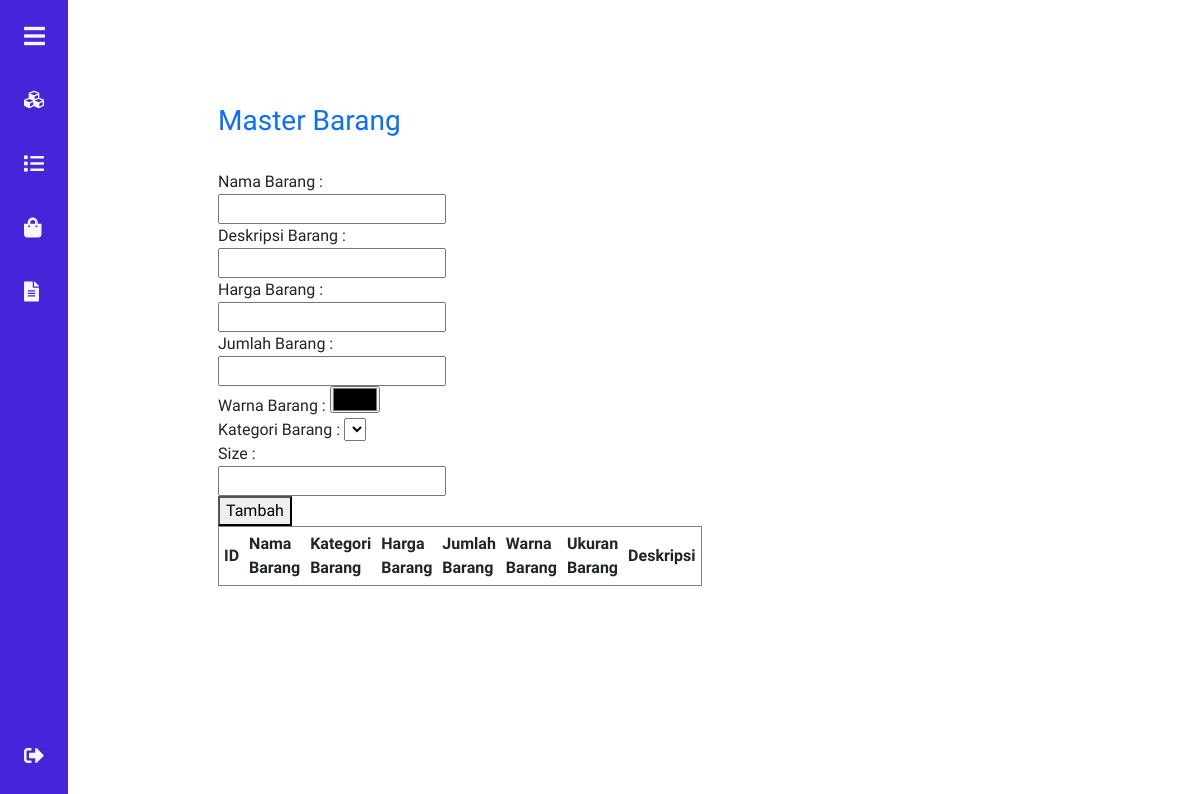
Page /admin/barang.php on the earlier database version.
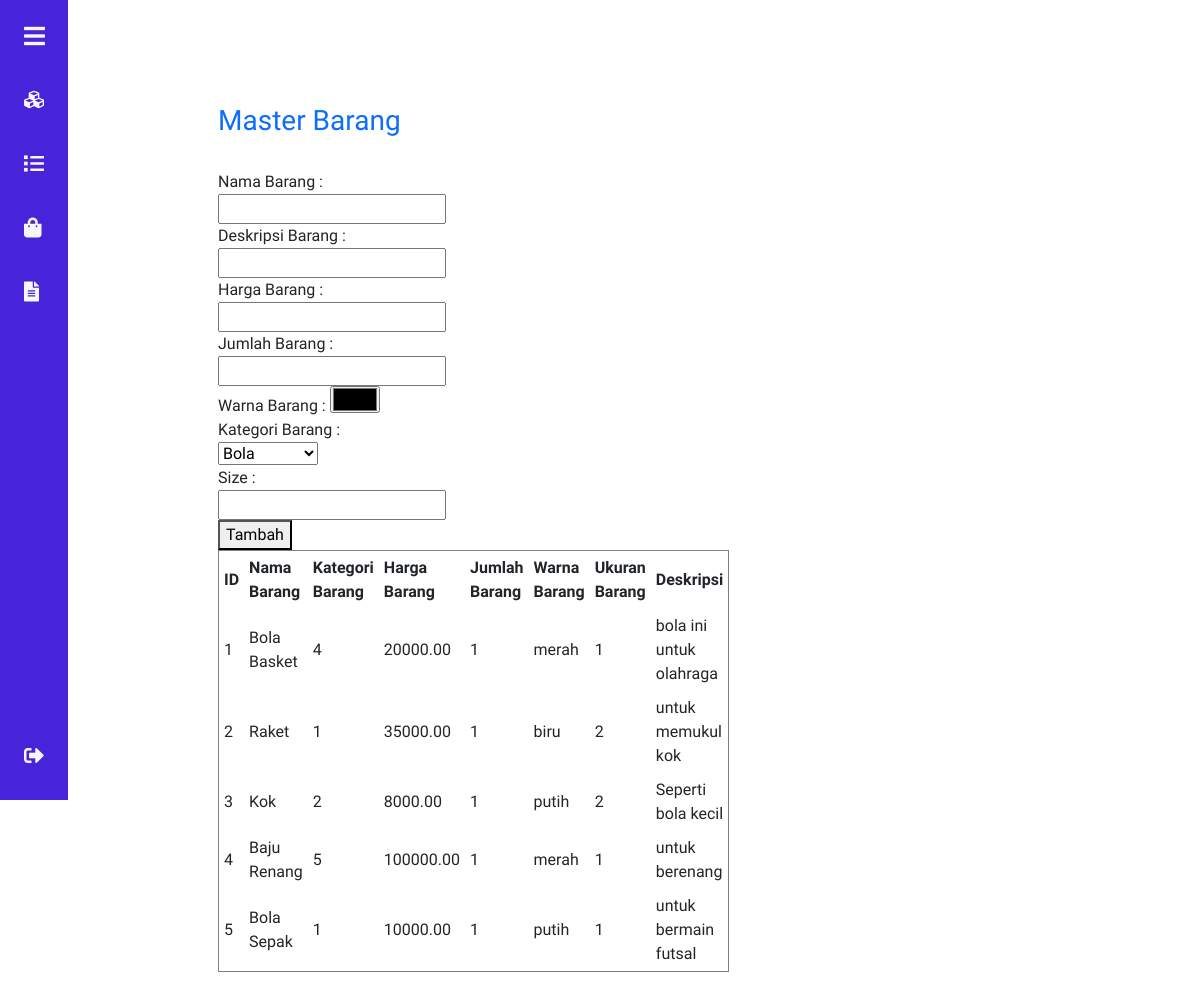
Same page on the later database version.
### tables this page shows
CREATE TABLE `products` (
  `id` int(11) NOT NULL,
  `kategori` int(11) NOT NULL,
  `name` varchar(50) NOT NULL,
  `description` longtext NOT NULL,
  `harga` decimal(19,2) NOT NULL,
  `qty` int(11) NOT NULL,
  `warna` varchar(50) DEFAULT NULL,
  `size` varchar(50) DEFAULT NULL,
  `dihentikan` tinyint(1) NOT NULL,
  `minimumorder` int(11) NOT NULL
);

### admin/barang.php (the view, shortened to what this page needs)
<?php
     require_once '../connection.php';
     $query = "SELECT nama_kategori FROM kategori";
     $kategori = mysqli_query($conn,$query)->fetch_all(MYSQLI_ASSOC);
     $query1 = "SELECT * FROM products";
     $barang = mysqli_query($conn,$query1);
?>
<!DOCTYPE html>
<html lang="en">
<head>
    <link href="https://cdn.jsdelivr.net/npm/bootstrap@5.1.3/dist/css/bootstrap.min.css" rel="stylesheet">
    <link rel="stylesheet" href="https://use.fontawesome.com/releases/v5.15.4/css/all.css">
</head>
<body>
    <div class="px-5 py-4" style="margin-left: 70px;">
        <div class="row mt-3 pb-3">
          <div class="col-8">
            <h3 class="mb-3 text-primary">Master Barang</h3>
          </div>
        </div>
        <div class="row row-cols-lg-4 row-cols-md-3 row-cols-sm-2 row-cols-1 gx-5 gy-3">
          <div class="col">
            <form action="#" method="get">
                Nama Barang : <input type="text" name="txtnamabarang" id=""><br>
                Deskripsi Barang : <input type="text" name="txtdeskripsi" id=""><br>
                Harga Barang : <input type="number" name="txtharga" id=""><br>
                Jumlah Barang : <input type="number" name="txtqty" id=""><br>
                Warna Barang : <input type="color" name="txtwarna" id=""><br>
                Kategori Barang :
                <select name="cbkategori" id="">
                    <?php foreach($kategori as $kat) : ?>
                        <option value=""><?= $kat["nama_kategori"]; ?></option>
                    <?php endforeach; ?>
                </select><br>
                Size : <input type="number" name="txtsize" id=""><br>
                <button type="submit" name="btntambah">Tambah</button>
            </form>
             <table border="1" cellspacing="0" cellpadding="5">
                 <tr>
                     <th>ID</th>
                     <th>Nama Barang</th>
                     <th>Kategori Barang</th>
                     <th>Harga Barang</th>
                     <th>Jumlah Barang</th>
                     <th>Warna Barang</th>
                     <th>Ukuran Barang</th>
                     <th>Deskripsi</th>
                 </tr>
                 <?php foreach($barang as $tampil) : ?>
                    <tr>
                        <td><?= $tampil["id"];?></td>
                        <td><?= $tampil["name"];?></td>
                        <td><?= $tampil["kategori"];?></td>
                        <td><?= $tampil["harga"];?></td>
                        <td><?= $tampil["qty"];?></td>
                        <td><?= $tampil["warna"];?></td>
                        <td><?= $tampil["size"];?></td>
                        <td><?= $tampil["description"];?></td>
                    </tr>
                <?php endforeach; ?>
             </table>
          </div>
        </div>
    </div>
</body>
</html>

### admin/barang.php (style rules this page uses)
* { font-family: 'Work Sans', sans-serif; }
body, html { height: 100%; }

Differences in the rows shown:
added products: id "1", name "Bola Basket", kategori "4", harga "20000.00", qty "1", warna "merah", size "1", description "bola ini untuk olahraga"
added products: id "2", name "Raket", kategori "1", harga "35000.00", qty "1", warna "biru", size "2", description "untuk memukul kok"
added products: id "3", name "Kok", kategori "2", harga "8000.00", qty "1", warna "putih", size "2", description "Seperti bola kecil"
added products: id "4", name "Baju Renang", kategori "5", harga "100000.00", qty "1", warna "merah", size "1", description "untuk berenang"
added products: id "5", name "Bola Sepak", kategori "1", harga "10000.00", qty "1", warna "putih", size "1", description "untuk bermain futsal"
Other differences:
form field cbkategori: (not shown) → "Bola"
